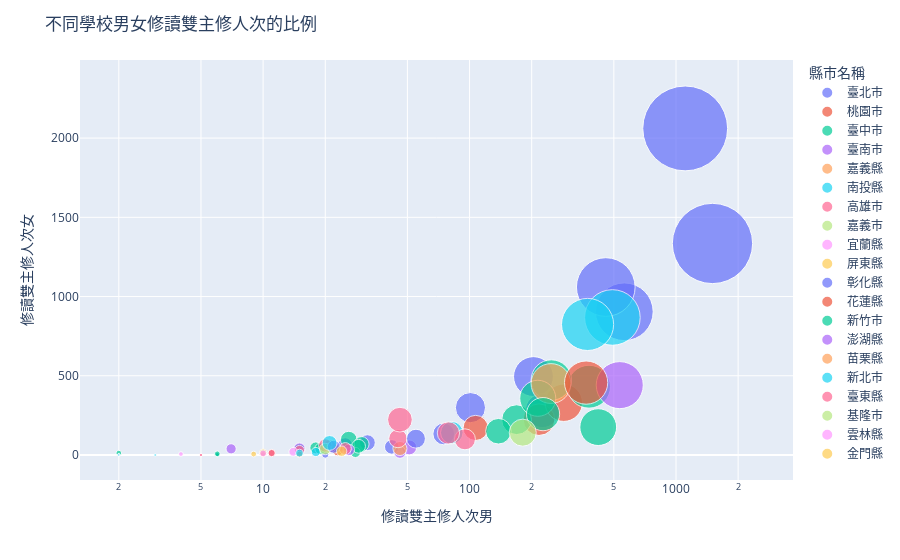

Here is the notebook cell this chart was saved with:
### Markdown cell above
scatter plot散布圖  
看不出東西(每所學校人數不同，不能直接看男女人數)

### Code cell
#看不出東西(每所學校人數不同，不能直接看男女人數)
fig = px.scatter(collegeyearsex.query("學年度==110"), x="修讀雙主修人次男", y="修讀雙主修人次女",
	             size="修讀雙主修人次小計", color="縣市名稱",
                 hover_name="學校名稱", log_x=True, size_max=60)
fig.update_layout(title='不同學校男女修讀雙主修人次的比例')
fig.show()

### Figure 1 — Plotly figure (JSON) as saved in the notebook; plotly's stock layout.template omitted (floating-point values rounded to 4 significant figures)
{"data": [{"hovertemplate": "<b>%{hovertext}</b><br><br>縣市名稱=臺北市<br>修讀雙主修人次男=%{x}<br>修讀雙主修人次女=%{y}<br>修讀雙主修人次小計=%{marker.size}<extra></extra>", "hovertext": ["世新大學", "中國文化大學", "國立政治大學", "國立臺北商業大學", "國立臺北教育大學", "國立臺北科技大學", "國立臺北藝術大學", "國立臺北護理健康大學", "國立臺灣大學", "國立臺灣師範大學", "國立臺灣戲曲學院", "國立臺灣科技大學", "大同大學", "實踐大學", "東吳大學", "臺北市立大學", "臺北醫學大學", "銘傳大學"], "legendgroup": "臺北市", "marker": {"color": "#636efa", "size": [400, 699, 3169, 23, 93, 22, 6, 10, 2837, 1466, 4, 505, 5, 14, 1517, 208, 89, 110], "sizemode": "area", "sizeref": 0.8803, "symbol": "circle"}, "mode": "markers", "name": "臺北市", "orientation": "v", "showlegend": true, "type": "scatter", "x": [101, 204, 1108, 10, 42, 20, 0, 6, 1502, 562, 0, 225, 0, 0, 457, 75, 25, 32], "xaxis": "x", "y": [299, 495, 2061, 13, 51, 2, 6, 4, 1335, 904, 4, 280, 5, 14, 1060, 133, 64, 78], "yaxis": "y"}, {"hovertemplate": "<b>%{hovertext}</b><br><br>縣市名稱=桃園市<br>修讀雙主修人次男=%{x}<br>修讀雙主修人次女=%{y}<br>修讀雙主修人次小計=%{marker.size}<extra></extra>", "hovertext": ["中原大學", "元智大學", "國立中央大學", "國立體育大學", "長庚大學", "開南大學", "龍華科技大學"], "legendgroup": "桃園市", "marker": {"color": "#EF553B", "size": [278, 52, 440, 3, 616, 24, 14], "sizemode": "area", "sizeref": 0.8803, "symbol": "circle"}, "mode": "markers", "name": "桃園市", "orientation": "v", "showlegend": true, "type": "scatter", "x": [107, 23, 217, 2, 286, 11, 10], "xaxis": "x", "y": [171, 29, 223, 1, 330, 13, 4], "yaxis": "y"}, {"hovertemplate": "<b>%{hovertext}</b><br><br>縣市名稱=臺中市<br>修讀雙主修人次男=%{x}<br>修讀雙主修人次女=%{y}<br>修讀雙主修人次小計=%{marker.size}<extra></extra>", "hovertext": ["中國醫藥大學", "中山醫學大學", "中臺科技大學", "亞洲大學", "僑光科技大學", "國立中興大學", "國立勤益科技大學", "國立臺中教育大學", "國立臺中科技大學", "國立臺灣體育運動大學", "嶺東科技大學", "弘光科技大學", "朝陽科技大學", "東海大學", "逢甲大學", "靜宜大學"], "legendgroup": "臺中市", "marker": {"color": "#00cc96", "size": [810, 123, 5, 99, 8, 392, 44, 63, 14, 3, 84, 59, 52, 722, 288, 572], "sizemode": "area", "sizeref": 0.8803, "symbol": "circle"}, "mode": "markers", "name": "臺中市", "orientation": "v", "showlegend": true, "type": "scatter", "x": [379, 26, 0, 30, 6, 169, 28, 18, 2, 0, 29, 19, 15, 249, 138, 214], "xaxis": "x", "y": [431, 97, 5, 69, 2, 223, 16, 45, 12, 3, 55, 40, 37, 473, 150, 358], "yaxis": "y"}, {"hovertemplate": "<b>%{hovertext}</b><br><br>縣市名稱=臺南市<br>修讀雙主修人次男=%{x}<br>修讀雙主修人次女=%{y}<br>修讀雙主修人次小計=%{marker.size}<extra></extra>", "hovertext": ["中華醫事科技大學", "國立成功大學", "國立臺南大學", "崑山科技大學", "遠東科技大學", "長榮大學"], "legendgroup": "臺南市", "marker": {"color": "#ab63fa", "size": [46, 975, 56, 99, 63, 58], "sizemode": "area", "sizeref": 0.8803, "symbol": "circle"}, "mode": "markers", "name": "臺南市", "orientation": "v", "showlegend": true, "type": "scatter", "x": [7, 534, 15, 51, 46, 26], "xaxis": "x", "y": [39, 441, 41, 48, 17, 32], "yaxis": "y"}, {"hovertemplate": "<b>%{hovertext}</b><br><br>縣市名稱=嘉義縣<br>修讀雙主修人次男=%{x}<br>修讀雙主修人次女=%{y}<br>修讀雙主修人次小計=%{marker.size}<extra></extra>", "hovertext": ["南華大學", "吳鳳科技大學", "國立中正大學"], "legendgroup": "嘉義縣", "marker": {"color": "#FFA15A", "size": [87, 2, 699], "sizemode": "area", "sizeref": 0.8803, "symbol": "circle"}, "mode": "markers", "name": "嘉義縣", "orientation": "v", "showlegend": true, "type": "scatter", "x": [46, 2, 248], "xaxis": "x", "y": [41, 0, 451], "yaxis": "y"}, {"hovertemplate": "<b>%{hovertext}</b><br><br>縣市名稱=南投縣<br>修讀雙主修人次男=%{x}<br>修讀雙主修人次女=%{y}<br>修讀雙主修人次小計=%{marker.size}<extra></extra>", "hovertext": ["南開科技大學", "國立暨南國際大學"], "legendgroup": "南投縣", "marker": {"color": "#19d3f3", "size": [37, 223], "sizemode": "area", "sizeref": 0.8803, "symbol": "circle"}, "mode": "markers", "name": "南投縣", "orientation": "v", "showlegend": true, "type": "scatter", "x": [18, 82], "xaxis": "x", "y": [19, 141], "yaxis": "y"}, {"hovertemplate": "<b>%{hovertext}</b><br><br>縣市名稱=高雄市<br>修讀雙主修人次男=%{x}<br>修讀雙主修人次女=%{y}<br>修讀雙主修人次小計=%{marker.size}<extra></extra>", "hovertext": ["國立中山大學", "國立高雄大學", "國立高雄師範大學", "國立高雄科技大學", "國立高雄餐旅大學", "樹德科技大學", "義守大學", "輔英科技大學", "高苑科技大學", "高雄醫學大學"], "legendgroup": "高雄市", "marker": {"color": "#FF6692", "size": [194, 44, 149, 218, 5, 76, 65, 269, 2, 80], "sizemode": "area", "sizeref": 0.8803, "symbol": "circle"}, "mode": "markers", "name": "高雄市", "orientation": "v", "showlegend": true, "type": "scatter", "x": [95, 15, 45, 79, 5, 21, 25, 46, 2, 20], "xaxis": "x", "y": [99, 29, 104, 139, 0, 55, 40, 223, 0, 60], "yaxis": "y"}, {"hovertemplate": "<b>%{hovertext}</b><br><br>縣市名稱=嘉義市<br>修讀雙主修人次男=%{x}<br>修讀雙主修人次女=%{y}<br>修讀雙主修人次小計=%{marker.size}<extra></extra>", "hovertext": ["國立嘉義大學"], "legendgroup": "嘉義市", "marker": {"color": "#B6E880", "size": [58], "sizemode": "area", "sizeref": 0.8803, "symbol": "circle"}, "mode": "markers", "name": "嘉義市", "orientation": "v", "showlegend": true, "type": "scatter", "x": [20], "xaxis": "x", "y": [38], "yaxis": "y"}, {"hovertemplate": "<b>%{hovertext}</b><br><br>縣市名稱=宜蘭縣<br>修讀雙主修人次男=%{x}<br>修讀雙主修人次女=%{y}<br>修讀雙主修人次小計=%{marker.size}<extra></extra>", "hovertext": ["國立宜蘭大學"], "legendgroup": "宜蘭縣", "marker": {"color": "#FF97FF", "size": [34], "sizemode": "area", "sizeref": 0.8803, "symbol": "circle"}, "mode": "markers", "name": "宜蘭縣", "orientation": "v", "showlegend": true, "type": "scatter", "x": [14], "xaxis": "x", "y": [20], "yaxis": "y"}, {"hovertemplate": "<b>%{hovertext}</b><br><br>縣市名稱=屏東縣<br>修讀雙主修人次男=%{x}<br>修讀雙主修人次女=%{y}<br>修讀雙主修人次小計=%{marker.size}<extra></extra>", "hovertext": ["國立屏東大學", "國立屏東科技大學"], "legendgroup": "屏東縣", "marker": {"color": "#FECB52", "size": [25, 15], "sizemode": "area", "sizeref": 0.8803, "symbol": "circle"}, "mode": "markers", "name": "屏東縣", "orientation": "v", "showlegend": true, "type": "scatter", "x": [10, 9], "xaxis": "x", "y": [15, 6], "yaxis": "y"}, {"hovertemplate": "<b>%{hovertext}</b><br><br>縣市名稱=彰化縣<br>修讀雙主修人次男=%{x}<br>修讀雙主修人次女=%{y}<br>修讀雙主修人次小計=%{marker.size}<extra></extra>", "hovertext": ["國立彰化師範大學", "大葉大學"], "legendgroup": "彰化縣", "marker": {"color": "#636efa", "size": [158, 74], "sizemode": "area", "sizeref": 0.8803, "symbol": "circle"}, "mode": "markers", "name": "彰化縣", "orientation": "v", "showlegend": true, "type": "scatter", "x": [55, 22], "xaxis": "x", "y": [103, 52], "yaxis": "y"}, {"hovertemplate": "<b>%{hovertext}</b><br><br>縣市名稱=花蓮縣<br>修讀雙主修人次男=%{x}<br>修讀雙主修人次女=%{y}<br>修讀雙主修人次小計=%{marker.size}<extra></extra>", "hovertext": ["國立東華大學"], "legendgroup": "花蓮縣", "marker": {"color": "#EF553B", "size": [824], "sizemode": "area", "sizeref": 0.8803, "symbol": "circle"}, "mode": "markers", "name": "花蓮縣", "orientation": "v", "showlegend": true, "type": "scatter", "x": [367], "xaxis": "x", "y": [457], "yaxis": "y"}, {"hovertemplate": "<b>%{hovertext}</b><br><br>縣市名稱=新竹市<br>修讀雙主修人次男=%{x}<br>修讀雙主修人次女=%{y}<br>修讀雙主修人次小計=%{marker.size}<extra></extra>", "hovertext": ["國立清華大學", "國立陽明交通大學", "玄奘大學"], "legendgroup": "新竹市", "marker": {"color": "#00cc96", "size": [485, 596, 14], "sizemode": "area", "sizeref": 0.8803, "symbol": "circle"}, "mode": "markers", "name": "新竹市", "orientation": "v", "showlegend": true, "type": "scatter", "x": [227, 420, 6], "xaxis": "x", "y": [258, 176, 8], "yaxis": "y"}, {"hovertemplate": "<b>%{hovertext}</b><br><br>縣市名稱=澎湖縣<br>修讀雙主修人次男=%{x}<br>修讀雙主修人次女=%{y}<br>修讀雙主修人次小計=%{marker.size}<extra></extra>", "hovertext": ["國立澎湖科技大學"], "legendgroup": "澎湖縣", "marker": {"color": "#ab63fa", "size": [2], "sizemode": "area", "sizeref": 0.8803, "symbol": "circle"}, "mode": "markers", "name": "澎湖縣", "orientation": "v", "showlegend": true, "type": "scatter", "x": [2], "xaxis": "x", "y": [0], "yaxis": "y"}, {"hovertemplate": "<b>%{hovertext}</b><br><br>縣市名稱=苗栗縣<br>修讀雙主修人次男=%{x}<br>修讀雙主修人次女=%{y}<br>修讀雙主修人次小計=%{marker.size}<extra></extra>", "hovertext": ["國立聯合大學"], "legendgroup": "苗栗縣", "marker": {"color": "#FFA15A", "size": [19], "sizemode": "area", "sizeref": 0.8803, "symbol": "circle"}, "mode": "markers", "name": "苗栗縣", "orientation": "v", "showlegend": true, "type": "scatter", "x": [15], "xaxis": "x", "y": [4], "yaxis": "y"}, {"hovertemplate": "<b>%{hovertext}</b><br><br>縣市名稱=新北市<br>修讀雙主修人次男=%{x}<br>修讀雙主修人次女=%{y}<br>修讀雙主修人次小計=%{marker.size}<extra></extra>", "hovertext": ["國立臺北大學", "國立臺灣藝術大學", "景文科技大學", "真理大學", "聖約翰科技大學", "華梵大學", "輔仁大學"], "legendgroup": "新北市", "marker": {"color": "#19d3f3", "size": [1360, 97, 27, 3, 3, 2, 1197], "sizemode": "area", "sizeref": 0.8803, "symbol": "circle"}, "mode": "markers", "name": "新北市", "orientation": "v", "showlegend": true, "type": "scatter", "x": [492, 21, 15, 3, 2, 2, 373], "xaxis": "x", "y": [868, 76, 12, 0, 1, 0, 824], "yaxis": "y"}, {"hovertemplate": "<b>%{hovertext}</b><br><br>縣市名稱=臺東縣<br>修讀雙主修人次男=%{x}<br>修讀雙主修人次女=%{y}<br>修讀雙主修人次小計=%{marker.size}<extra></extra>", "hovertext": ["國立臺東大學"], "legendgroup": "臺東縣", "marker": {"color": "#FF6692", "size": [23], "sizemode": "area", "sizeref": 0.8803, "symbol": "circle"}, "mode": "markers", "name": "臺東縣", "orientation": "v", "showlegend": true, "type": "scatter", "x": [11], "xaxis": "x", "y": [12], "yaxis": "y"}, {"hovertemplate": "<b>%{hovertext}</b><br><br>縣市名稱=基隆市<br>修讀雙主修人次男=%{x}<br>修讀雙主修人次女=%{y}<br>修讀雙主修人次小計=%{marker.size}<extra></extra>", "hovertext": ["國立臺灣海洋大學"], "legendgroup": "基隆市", "marker": {"color": "#B6E880", "size": [322], "sizemode": "area", "sizeref": 0.8803, "symbol": "circle"}, "mode": "markers", "name": "基隆市", "orientation": "v", "showlegend": true, "type": "scatter", "x": [181], "xaxis": "x", "y": [141], "yaxis": "y"}, {"hovertemplate": "<b>%{hovertext}</b><br><br>縣市名稱=雲林縣<br>修讀雙主修人次男=%{x}<br>修讀雙主修人次女=%{y}<br>修讀雙主修人次小計=%{marker.size}<extra></extra>", "hovertext": ["國立虎尾科技大學", "國立雲林科技大學"], "legendgroup": "雲林縣", "marker": {"color": "#FF97FF", "size": [20, 10], "sizemode": "area", "sizeref": 0.8803, "symbol": "circle"}, "mode": "markers", "name": "雲林縣", "orientation": "v", "showlegend": true, "type": "scatter", "x": [10, 4], "xaxis": "x", "y": [10, 6], "yaxis": "y"}, {"hovertemplate": "<b>%{hovertext}</b><br><br>縣市名稱=金門縣<br>修讀雙主修人次男=%{x}<br>修讀雙主修人次女=%{y}<br>修讀雙主修人次小計=%{marker.size}<extra></extra>", "hovertext": ["國立金門大學"], "legendgroup": "金門縣", "marker": {"color": "#FECB52", "size": [48], "sizemode": "area", "sizeref": 0.8803, "symbol": "circle"}, "mode": "markers", "name": "金門縣", "orientation": "v", "showlegend": true, "type": "scatter", "x": [24], "xaxis": "x", "y": [24], "yaxis": "y"}], "layout": {"legend": {"itemsizing": "constant", "title": {"text": "縣市名稱"}, "tracegroupgap": 0}, "margin": {"t": 60}, "title": {"text": "不同學校男女修讀雙主修人次的比例"}, "xaxis": {"anchor": "y", "domain": [0, 1], "title": {"text": "修讀雙主修人次男"}, "type": "log"}, "yaxis": {"anchor": "x", "domain": [0, 1], "title": {"text": "修讀雙主修人次女"}}}}
